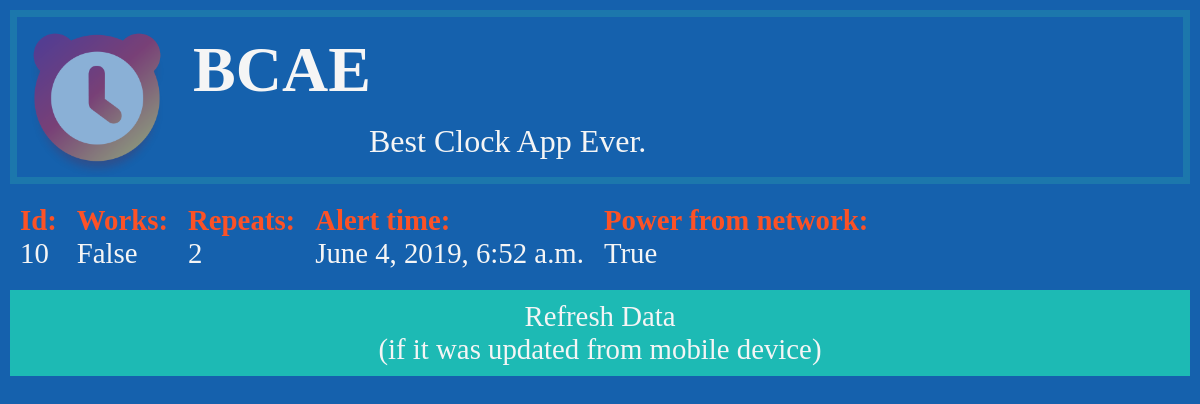
The app's page /, older data.
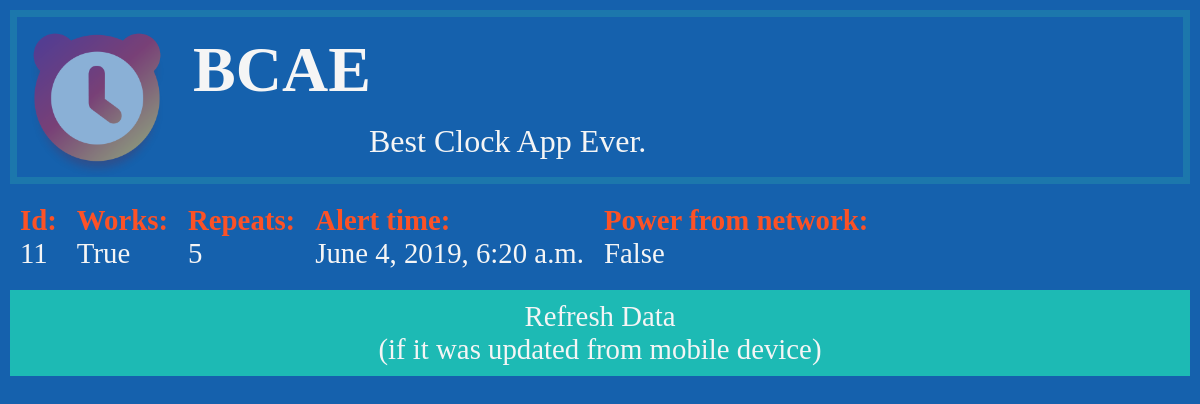
The same page, newer data.
### api/models.py (models this page shows, shortened)
class State(models.Model):
    works = models.BooleanField(default=True)
    repeat_counter = models.PositiveIntegerField()
    alert_time = models.DateTimeField(default=now)
    power_from_network = models.BooleanField(default=True)
    def get_last(self):
        state = State.objects.all().order_by('-id')[0]
        data = {
            'id': state.id,
            'works': state.works,
            'repeat_counter': state.repeat_counter,
            'alert_time': state.alert_time,
            'power_from_network': state.power_from_network,
        }
        return data

### main/views.py (the view)
# urls.py: path('', views.index, name='index'),
def index(request):
    state = State.get_last(State)
    return render(request, 'main/index.html', state)

### main/templates/main/index.html (shortened to what this page needs)
{% load static %}
<!DOCTYPE html>
<html lang="en">
<head>
    <link rel="stylesheet" href="{% static 'main/index.css' %}">
</head>
<body>
    <header class="logo-level noselect">
        <a href="/">
            <img class="logo-img" src="{% static 'main/logo.png' %}" alt="">
        </a>
        <div class="left">
            <div class="logo">BCAE</div>
            <div class="sublogo">Best Clock App Ever.</div>
        </div>
    </header>
    <main class="data-main">
        <div class="data-block">
            <div class="title">Id:</div>
            <div class="data">{{ id }}</div>
        </div>
        <div class="data-block">
            <div class="title">Works:</div>
            <div class="data">{{ works }}</div>
        </div>
        <div class="data-block">
            <div class="title">Repeats:</div>
            <div class="data">{{ repeat_counter }}</div>
        </div>
        <div class="data-block">
            <div class="title">Alert time:</div>
            <div class="data">{{ alert_time }}</div>
        </div>
        <div class="data-block">
            <div class="title">Power from network:</div>
            <div class="data">{{ power_from_network }}</div>
        </div>
    </main>
    <a class="noselect" href="/">
        <div class="button">
            <div class="upperbutton">Refresh Data</div>
            <div class="lowersubbutton">(if it was updated from mobile device)</div>
        </div>
    </a>
</body>
</html>

Row changes from the older to the newer data that the page shows:
removed State: alert_time "June 4, 2019, 6:52 a.m."
added State: alert_time "June 4, 2019, 6:20 a.m."
Text that changed along with them:
{{ id }}: "10" → "11"
{{ works }}: "False" → "True"
{{ repeat_counter }}: "2" → "5"
{{ power_from_network }}: "True" → "False"
